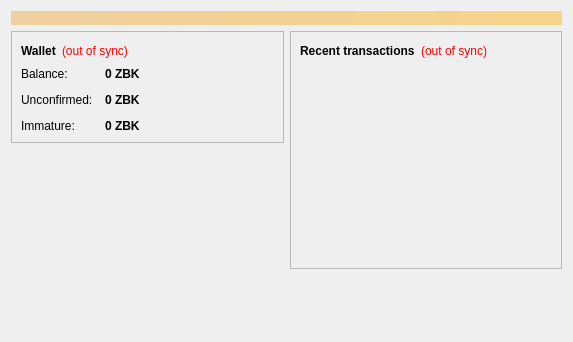
<?xml version="1.0" encoding="UTF-8"?>
<ui version="4.0">
 <class>OverviewPage</class>
 <widget class="QWidget" name="OverviewPage">
  <property name="geometry">
   <rect>
    <x>0</x>
    <y>0</y>
    <width>573</width>
    <height>342</height>
   </rect>
  </property>
  <property name="windowTitle">
   <string>Form</string>
  </property>
  <layout class="QVBoxLayout" name="topLayout">
   <item>
    <widget class="QLabel" name="labelAlerts">
     <property name="visible">
      <bool>false</bool>
     </property>
     <property name="styleSheet">
      <string notr="true">background-color: qlineargradient(x1: 0, y1: 0, x2: 1, y2: 0, stop:0 #F0D0A0, stop:1 #F8D488); color:#000000;</string>
     </property>
     <property name="wordWrap">
      <bool>true</bool>
     </property>
     <property name="margin">
      <number>3</number>
     </property>
    </widget>
   </item>
   <item>
    <layout class="QHBoxLayout" name="horizontalLayout" stretch="1,1">
     <item>
      <layout class="QVBoxLayout" name="verticalLayout_2">
       <item>
        <widget class="QFrame" name="frame">
         <property name="frameShape">
          <enum>QFrame::StyledPanel</enum>
         </property>
         <property name="frameShadow">
          <enum>QFrame::Raised</enum>
         </property>
         <layout class="QVBoxLayout" name="verticalLayout_4">
          <item>
           <layout class="QHBoxLayout" name="horizontalLayout_4">
            <item>
             <widget class="QLabel" name="label_5">
              <property name="font">
               <font>
                <weight>75</weight>
                <bold>true</bold>
               </font>
              </property>
              <property name="text">
               <string>Wallet</string>
              </property>
             </widget>
            </item>
            <item>
             <widget class="QLabel" name="labelWalletStatus">
              <property name="toolTip">
               <string>The displayed information may be out of date. Your wallet automatically synchronizes with the ZBKCoin network after a connection is established, but this process has not completed yet.</string>
              </property>
              <property name="styleSheet">
               <string notr="true">QLabel { color: red; }</string>
              </property>
              <property name="text">
               <string notr="true">(out of sync)</string>
              </property>
              <property name="alignment">
               <set>Qt::AlignLeading|Qt::AlignLeft|Qt::AlignVCenter</set>
              </property>
             </widget>
            </item>
            <item>
             <spacer name="horizontalSpacer_2">
              <property name="orientation">
               <enum>Qt::Horizontal</enum>
              </property>
              <property name="sizeHint" stdset="0">
               <size>
                <width>40</width>
                <height>20</height>
               </size>
              </property>
             </spacer>
            </item>
           </layout>
          </item>
          <item>
           <layout class="QFormLayout" name="formLayout_2">
            <property name="fieldGrowthPolicy">
             <enum>QFormLayout::AllNonFixedFieldsGrow</enum>
            </property>
            <property name="horizontalSpacing">
             <number>12</number>
            </property>
            <property name="verticalSpacing">
             <number>12</number>
            </property>
            <item row="0" column="0">
             <widget class="QLabel" name="label">
              <property name="text">
               <string>Balance:</string>
              </property>
             </widget>
            </item>
            <item row="0" column="1">
             <widget class="QLabel" name="labelBalance">
              <property name="font">
               <font>
                <weight>75</weight>
                <bold>true</bold>
               </font>
              </property>
              <property name="cursor">
               <cursorShape>IBeamCursor</cursorShape>
              </property>
              <property name="toolTip">
               <string>Your current balance</string>
              </property>
              <property name="text">
               <string notr="true">0 ZBK</string>
              </property>
              <property name="textInteractionFlags">
               <set>Qt::LinksAccessibleByMouse|Qt::TextSelectableByKeyboard|Qt::TextSelectableByMouse</set>
              </property>
             </widget>
            </item>
            <item row="1" column="0">
             <widget class="QLabel" name="label_3">
              <property name="text">
               <string>Unconfirmed:</string>
              </property>
             </widget>
            </item>
            <item row="1" column="1">
             <widget class="QLabel" name="labelUnconfirmed">
              <property name="font">
               <font>
                <weight>75</weight>
                <bold>true</bold>
               </font>
              </property>
              <property name="cursor">
               <cursorShape>IBeamCursor</cursorShape>
              </property>
              <property name="toolTip">
               <string>Total of transactions that have yet to be confirmed, and do not yet count toward the current balance</string>
              </property>
              <property name="text">
               <string notr="true">0 ZBK</string>
              </property>
              <property name="textInteractionFlags">
               <set>Qt::LinksAccessibleByMouse|Qt::TextSelectableByKeyboard|Qt::TextSelectableByMouse</set>
              </property>
             </widget>
            </item>
            <item row="2" column="0">
             <widget class="QLabel" name="labelImmatureText">
              <property name="text">
               <string>Immature:</string>
              </property>
             </widget>
            </item>
            <item row="2" column="1">
             <widget class="QLabel" name="labelImmature">
              <property name="font">
               <font>
                <weight>75</weight>
                <bold>true</bold>
               </font>
              </property>
              <property name="toolTip">
               <string>Mined balance that has not yet matured</string>
              </property>
              <property name="text">
               <string notr="true">0 ZBK</string>
              </property>
              <property name="textInteractionFlags">
               <set>Qt::LinksAccessibleByMouse|Qt::TextSelectableByKeyboard|Qt::TextSelectableByMouse</set>
              </property>
             </widget>
            </item>
           </layout>
          </item>
         </layout>
        </widget>
       </item>
       <item>
        <spacer name="verticalSpacer">
         <property name="orientation">
          <enum>Qt::Vertical</enum>
         </property>
         <property name="sizeHint" stdset="0">
          <size>
           <width>20</width>
           <height>40</height>
          </size>
         </property>
        </spacer>
       </item>
      </layout>
     </item>
     <item>
      <layout class="QVBoxLayout" name="verticalLayout_3">
       <item>
        <widget class="QFrame" name="frame_2">
         <property name="frameShape">
          <enum>QFrame::StyledPanel</enum>
         </property>
         <property name="frameShadow">
          <enum>QFrame::Raised</enum>
         </property>
         <layout class="QVBoxLayout" name="verticalLayout">
          <item>
           <layout class="QHBoxLayout" name="horizontalLayout_2">
            <item>
             <widget class="QLabel" name="label_4">
              <property name="text">
               <string>&lt;b&gt;Recent transactions&lt;/b&gt;</string>
              </property>
             </widget>
            </item>
            <item>
             <widget class="QLabel" name="labelTransactionsStatus">
              <property name="toolTip">
               <string>The displayed information may be out of date. Your wallet automatically synchronizes with the ZBKCoin network after a connection is established, but this process has not completed yet.</string>
              </property>
              <property name="styleSheet">
               <string notr="true">QLabel { color: red; }</string>
              </property>
              <property name="text">
               <string notr="true">(out of sync)</string>
              </property>
              <property name="alignment">
               <set>Qt::AlignRight|Qt::AlignTrailing|Qt::AlignVCenter</set>
              </property>
             </widget>
            </item>
            <item>
             <spacer name="horizontalSpacer">
              <property name="orientation">
               <enum>Qt::Horizontal</enum>
              </property>
              <property name="sizeHint" stdset="0">
               <size>
                <width>40</width>
                <height>20</height>
               </size>
              </property>
             </spacer>
            </item>
           </layout>
          </item>
          <item>
           <widget class="QListView" name="listTransactions">
            <property name="styleSheet">
             <string notr="true">QListView { background: transparent; }</string>
            </property>
            <property name="frameShape">
             <enum>QFrame::NoFrame</enum>
            </property>
            <property name="verticalScrollBarPolicy">
             <enum>Qt::ScrollBarAlwaysOff</enum>
            </property>
            <property name="horizontalScrollBarPolicy">
             <enum>Qt::ScrollBarAlwaysOff</enum>
            </property>
            <property name="selectionMode">
             <enum>QAbstractItemView::NoSelection</enum>
            </property>
           </widget>
          </item>
         </layout>
        </widget>
       </item>
       <item>
        <spacer name="verticalSpacer_2">
         <property name="orientation">
          <enum>Qt::Vertical</enum>
         </property>
         <property name="sizeHint" stdset="0">
          <size>
           <width>20</width>
           <height>40</height>
          </size>
         </property>
        </spacer>
       </item>
      </layout>
     </item>
    </layout>
   </item>
  </layout>
 </widget>
 <resources/>
 <connections/>
</ui>
